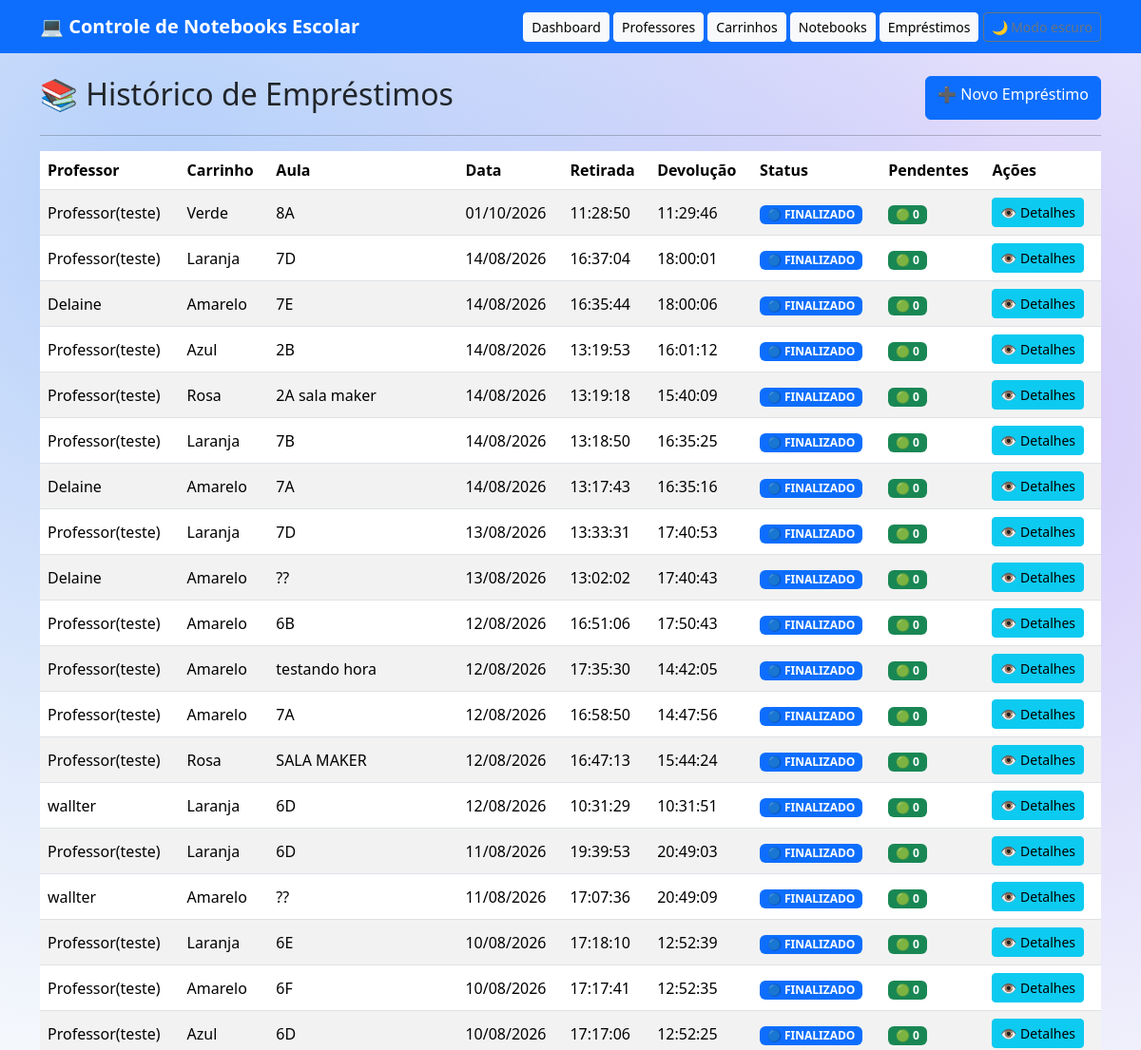
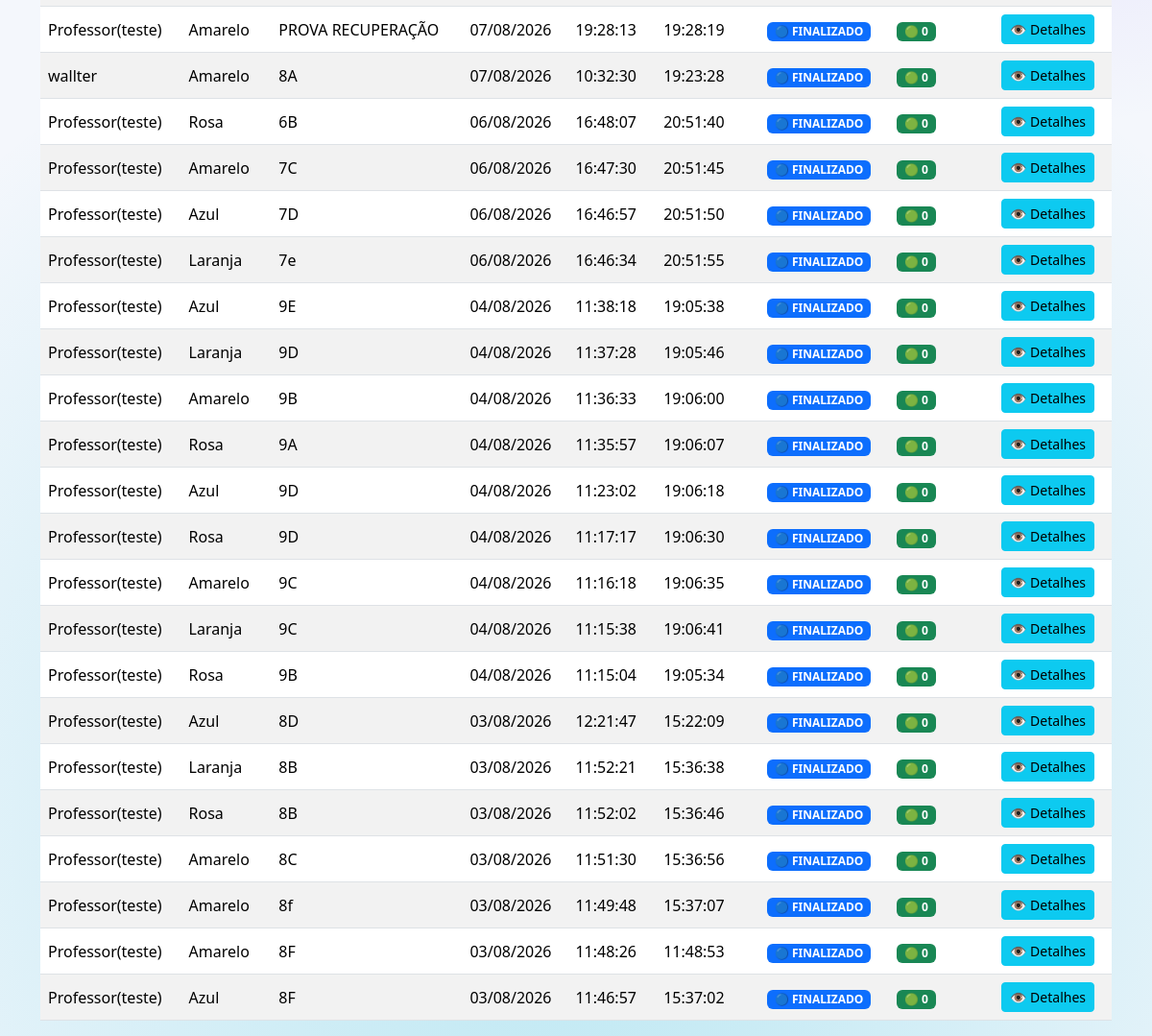
The app's page /paginas/emprestimos/historico.php with its own data (2 pictures, top to bottom).
### tables this page shows
CREATE TABLE emprestimos (
    id INTEGER PRIMARY KEY AUTOINCREMENT,
    professor_id INTEGER NOT NULL,
    tipo TEXT NOT NULL,
    aula TEXT NOT NULL,
    data DATE NOT NULL,
    hora_retirada TIME NOT NULL,
    hora_devolucao TIME,
    status TEXT DEFAULT 'ABERTO',
    FOREIGN KEY(professor_id) REFERENCES professores(id)
);

### paginas/emprestimos/historico.php (the view, shortened to what this page needs)
<?php
include("../../includes/header.php");
include("../../includes/menu.php");
include("../../conexao.php");
$sql = "
SELECT
    e.*,
    p.nome,
    c.cor,
    (
        SELECT COUNT(*)
        FROM itens_emprestimo ie2
        WHERE ie2.emprestimo_id = e.id
    ) AS total_notebooks,
    (
        SELECT COUNT(*)
        FROM itens_emprestimo ie3
        WHERE ie3.emprestimo_id = e.id
        AND ie3.devolvido = 0
    ) AS pendentes
FROM emprestimos e
INNER JOIN professores p
    ON p.id = e.professor_id
INNER JOIN itens_emprestimo ie
    ON ie.emprestimo_id = e.id
INNER JOIN notebooks n
    ON n.id = ie.notebook_id
INNER JOIN carrinhos c
    ON c.id = n.carrinho_id
WHERE e.status = 'FINALIZADO'
GROUP BY e.id
ORDER BY e.id DESC
";
$dados = $pdo->query($sql);
?>
<div class="container mt-4">
    <div class="d-flex justify-content-between">
        <h2>📚 Histórico de Empréstimos</h2>
        <a href="form.php" class="btn btn-primary">
            ➕ Novo Empréstimo
        </a>
    </div>
    <hr>
    <div class="table-responsive">
        <table class="table table-striped table-hover align-middle">
            <thead>
                <tr>
                    <th>Professor</th>
                    <th>Carrinho</th>
                    <th>Aula</th>
                    <th>Data</th>
                    <th>Retirada</th>
                    <th>Devolução</th>
                    <th>Status</th>
                    <th>Pendentes</th>
                    <th>Ações</th>
                </tr>
            </thead>
            <tbody>
                <?php foreach ($dados as $emprestimo) { ?>
                    <tr>
                        <td><?= $emprestimo["nome"] ?></td>
                        <td><?= $emprestimo["cor"] ?></td>
                        <td><?= $emprestimo["aula"] ?></td>
                        <td><?= date("d/m/Y", strtotime($emprestimo["data"])) ?></td>
                        <td><?= $emprestimo["hora_retirada"] ?></td>
                        <td>
                            <?php
                            if ($emprestimo["hora_devolucao"]) {
                                echo $emprestimo["hora_devolucao"];
                            } else {
                                echo "-";
                            }
                            ?>
                        </td>
                        <td>
                            <?php
                            switch ($emprestimo["status"]) {
                                case "FINALIZADO":
                                    echo "<span class='badge bg-primary'>🔵 FINALIZADO</span>";
                                    break;
                            }
                            ?>
                        </td>
                        <td>
                            <?php
                            if ($emprestimo["pendentes"] == 0) {
                                echo "<span class='badge bg-success'>🟢 {$emprestimo["pendentes"]}</span>";
                            } elseif ($emprestimo["pendentes"] <= 5) {
                                echo "<span class='badge bg-warning text-dark'>🟡 {$emprestimo["pendentes"]}</span>";
                            } else {
                                echo "<span class='badge bg-danger'>🔴 {$emprestimo["pendentes"]}</span>";
                            }
                            ?>
                        </td>
                        <td>
                            <a href="detalhes.php?id=<?= $emprestimo["id"] ?>"
                                class="btn btn-info btn-sm">
                                👁 Detalhes
                            </a>
                        </td>
                    </tr>
                <?php } ?>
            </tbody>
        </table>
    </div>
</div>
<?php
include("../../includes/footer.php");
?>

### includes/header.php (shortened to what this page needs)
<!DOCTYPE html>
<html lang="pt-BR">
<head>
    <link rel="stylesheet"
        href="https://cdn.jsdelivr.net/npm/bootstrap-icons@1.11.3/font/bootstrap-icons.min
<meta charset=" UTF-8">
    <link href="https://cdn.jsdelivr.net/npm/bootstrap@5.3.3/dist/css/bootstrap.min.css" rel="stylesheet">
    <link rel="stylesheet" href="../assets/css/estilo.css">
</head>
<body>

### includes/menu.php (shortened to what this page needs)
<nav class="navbar navbar-expand-lg navbar-dark bg-primary sticky-top">
    <div class="container">
        <a class="navbar-brand fw-bold" href="/Controle-Notebooks/">
            💻 Controle de Notebooks Escolar
        </a>
        <div>
            <a href="/Controle-Notebooks/paginas/dashboard.php" class="btn btn-light btn-sm">
                Dashboard
            </a>
            <a href="/Controle-Notebooks/paginas/professores/index.php" class="btn btn-light btn-sm">
                Professores
            </a>
            <a href="/Controle-Notebooks/paginas/carrinhos/index.php" class="btn btn-light btn-sm">
                Carrinhos
            </a>
            <a href="/Controle-Notebooks/paginas/notebooks/index.php" class="btn btn-light btn-sm">
                Notebooks
            </a>
            <a href="/Controle-Notebooks/paginas/emprestimos/index.php" class="btn btn-light btn-sm">
                Empréstimos
            </a>
            <button
                type="button"
                id="btnTema"
                class="btn btn-outline-secondary btn-sm"
                title="Alterar tema">
            </button>
        </div>
    </div>
</nav>

### includes/footer.php (shortened to what this page needs)
</body>
</html>

### assets/css/estilo.css (style rules this page uses)
body { background: radial-gradient(circle at 15% 10%, rgba(59, 130, 246, 0.35), transparent 40%), radial-gradient(circle at 85% 20%, rgba(139, 92, 246, 0.30), transparent 40%), radial-gradient(circle at 50% 90%, rgba(6, 182, 212, 0.25), transparent 45%), #f4f7fc; background-attachment: fixed; min-height: 100vh; }

### includes/header.php (style rules this page uses)
body { transition: background-color .2s ease, color .2s ease; }
.card, .form-control, .form-select, .navbar, .table { transition: background-color .2s ease, color .2s ease, border-color .2s ease; }

### records on screen
emprestimos: nome "Professor(teste)", cor "Verde", aula "8A", data "01/10/2026", hora_retirada "11:28:50", hora_devolucao "11:29:46", status "🔵 FINALIZADO", pendentes "0"
emprestimos: nome "Professor(teste)", cor "Laranja", aula "7D", data "14/08/2026", hora_retirada "16:37:04", hora_devolucao "18:00:01", status "🔵 FINALIZADO", pendentes "0"
emprestimos: nome "Delaine", cor "Amarelo", aula "7E", data "14/08/2026", hora_retirada "16:35:44", hora_devolucao "18:00:06", status "🔵 FINALIZADO", pendentes "0"
emprestimos: nome "Professor(teste)", cor "Azul", aula "2B", data "14/08/2026", hora_retirada "13:19:53", hora_devolucao "16:01:12", status "🔵 FINALIZADO", pendentes "0"
emprestimos: nome "Professor(teste)", cor "Rosa", aula "2A sala maker", data "14/08/2026", hora_retirada "13:19:18", hora_devolucao "15:40:09", status "🔵 FINALIZADO", pendentes "0"
emprestimos: nome "Professor(teste)", cor "Laranja", aula "7B", data "14/08/2026", hora_retirada "13:18:50", hora_devolucao "16:35:25", status "🔵 FINALIZADO", pendentes "0"
emprestimos: nome "Delaine", cor "Amarelo", aula "7A", data "14/08/2026", hora_retirada "13:17:43", hora_devolucao "16:35:16", status "🔵 FINALIZADO", pendentes "0"
emprestimos: nome "Professor(teste)", cor "Laranja", aula "7D", data "13/08/2026", hora_retirada "13:33:31", hora_devolucao "17:40:53", status "🔵 FINALIZADO", pendentes "0"
emprestimos: nome "Delaine", cor "Amarelo", aula "??", data "13/08/2026", hora_retirada "13:02:02", hora_devolucao "17:40:43", status "🔵 FINALIZADO", pendentes "0"
emprestimos: nome "Professor(teste)", cor "Amarelo", aula "6B", data "12/08/2026", hora_retirada "16:51:06", hora_devolucao "17:50:43", status "🔵 FINALIZADO", pendentes "0"
emprestimos: nome "Professor(teste)", cor "Amarelo", aula "testando hora", data "12/08/2026", hora_retirada "17:35:30", hora_devolucao "14:42:05", status "🔵 FINALIZADO", pendentes "0"
emprestimos: nome "Professor(teste)", cor "Amarelo", aula "7A", data "12/08/2026", hora_retirada "16:58:50", hora_devolucao "14:47:56", status "🔵 FINALIZADO", pendentes "0"
emprestimos: nome "Professor(teste)", cor "Rosa", aula "SALA MAKER", data "12/08/2026", hora_retirada "16:47:13", hora_devolucao "15:44:24", status "🔵 FINALIZADO", pendentes "0"
emprestimos: nome "wallter", cor "Laranja", aula "6D", data "12/08/2026", hora_retirada "10:31:29", hora_devolucao "10:31:51", status "🔵 FINALIZADO", pendentes "0"
emprestimos: nome "Professor(teste)", cor "Laranja", aula "6D", data "11/08/2026", hora_retirada "19:39:53", hora_devolucao "20:49:03", status "🔵 FINALIZADO", pendentes "0"
emprestimos: nome "wallter", cor "Amarelo", aula "??", data "11/08/2026", hora_retirada "17:07:36", hora_devolucao "20:49:09", status "🔵 FINALIZADO", pendentes "0"
emprestimos: nome "Professor(teste)", cor "Laranja", aula "6E", data "10/08/2026", hora_retirada "17:18:10", hora_devolucao "12:52:39", status "🔵 FINALIZADO", pendentes "0"
emprestimos: nome "Professor(teste)", cor "Amarelo", aula "6F", data "10/08/2026", hora_retirada "17:17:41", hora_devolucao "12:52:35", status "🔵 FINALIZADO", pendentes "0"
emprestimos: nome "Professor(teste)", cor "Azul", aula "6D", data "10/08/2026", hora_retirada "17:17:06", hora_devolucao "12:52:25", status "🔵 FINALIZADO", pendentes "0"
emprestimos: nome "Professor(teste)", cor "Amarelo", aula "PROVA RECUPERAÇÃO", data "07/08/2026", hora_retirada "19:28:13", hora_devolucao "19:28:19", status "🔵 FINALIZADO", pendentes "0"
emprestimos: nome "wallter", cor "Amarelo", aula "8A", data "07/08/2026", hora_retirada "10:32:30", hora_devolucao "19:23:28", status "🔵 FINALIZADO", pendentes "0"
emprestimos: nome "Professor(teste)", cor "Rosa", aula "6B", data "06/08/2026", hora_retirada "16:48:07", hora_devolucao "20:51:40", status "🔵 FINALIZADO", pendentes "0"
emprestimos: nome "Professor(teste)", cor "Amarelo", aula "7C", data "06/08/2026", hora_retirada "16:47:30", hora_devolucao "20:51:45", status "🔵 FINALIZADO", pendentes "0"
emprestimos: nome "Professor(teste)", cor "Azul", aula "7D", data "06/08/2026", hora_retirada "16:46:57", hora_devolucao "20:51:50", status "🔵 FINALIZADO", pendentes "0"
emprestimos: nome "Professor(teste)", cor "Laranja", aula "7e", data "06/08/2026", hora_retirada "16:46:34", hora_devolucao "20:51:55", status "🔵 FINALIZADO", pendentes "0"
emprestimos: nome "Professor(teste)", cor "Azul", aula "9E", data "04/08/2026", hora_retirada "11:38:18", hora_devolucao "19:05:38", status "🔵 FINALIZADO", pendentes "0"
emprestimos: nome "Professor(teste)", cor "Laranja", aula "9D", data "04/08/2026", hora_retirada "11:37:28", hora_devolucao "19:05:46", status "🔵 FINALIZADO", pendentes "0"
emprestimos: nome "Professor(teste)", cor "Amarelo", aula "9B", data "04/08/2026", hora_retirada "11:36:33", hora_devolucao "19:06:00", status "🔵 FINALIZADO", pendentes "0"
emprestimos: nome "Professor(teste)", cor "Rosa", aula "9A", data "04/08/2026", hora_retirada "11:35:57", hora_devolucao "19:06:07", status "🔵 FINALIZADO", pendentes "0"
emprestimos: nome "Professor(teste)", cor "Azul", aula "9D", data "04/08/2026", hora_retirada "11:23:02", hora_devolucao "19:06:18", status "🔵 FINALIZADO", pendentes "0"
emprestimos: nome "Professor(teste)", cor "Rosa", aula "9D", data "04/08/2026", hora_retirada "11:17:17", hora_devolucao "19:06:30", status "🔵 FINALIZADO", pendentes "0"
emprestimos: nome "Professor(teste)", cor "Amarelo", aula "9C", data "04/08/2026", hora_retirada "11:16:18", hora_devolucao "19:06:35", status "🔵 FINALIZADO", pendentes "0"
emprestimos: nome "Professor(teste)", cor "Laranja", aula "9C", data "04/08/2026", hora_retirada "11:15:38", hora_devolucao "19:06:41", status "🔵 FINALIZADO", pendentes "0"
emprestimos: nome "Professor(teste)", cor "Rosa", aula "9B", data "04/08/2026", hora_retirada "11:15:04", hora_devolucao "19:05:34", status "🔵 FINALIZADO", pendentes "0"
emprestimos: nome "Professor(teste)", cor "Azul", aula "8D", data "03/08/2026", hora_retirada "12:21:47", hora_devolucao "15:22:09", status "🔵 FINALIZADO", pendentes "0"
emprestimos: nome "Professor(teste)", cor "Laranja", aula "8B", data "03/08/2026", hora_retirada "11:52:21", hora_devolucao "15:36:38", status "🔵 FINALIZADO", pendentes "0"
emprestimos: nome "Professor(teste)", cor "Rosa", aula "8B", data "03/08/2026", hora_retirada "11:52:02", hora_devolucao "15:36:46", status "🔵 FINALIZADO", pendentes "0"
emprestimos: nome "Professor(teste)", cor "Amarelo", aula "8C", data "03/08/2026", hora_retirada "11:51:30", hora_devolucao "15:36:56", status "🔵 FINALIZADO", pendentes "0"
emprestimos: nome "Professor(teste)", cor "Amarelo", aula "8f", data "03/08/2026", hora_retirada "11:49:48", hora_devolucao "15:37:07", status "🔵 FINALIZADO", pendentes "0"
emprestimos: nome "Professor(teste)", cor "Amarelo", aula "8F", data "03/08/2026", hora_retirada "11:48:26", hora_devolucao "11:48:53", status "🔵 FINALIZADO", pendentes "0"
emprestimos: nome "Professor(teste)", cor "Azul", aula "8F", data "03/08/2026", hora_retirada "11:46:57", hora_devolucao "15:37:02", status "🔵 FINALIZADO", pendentes "0"
